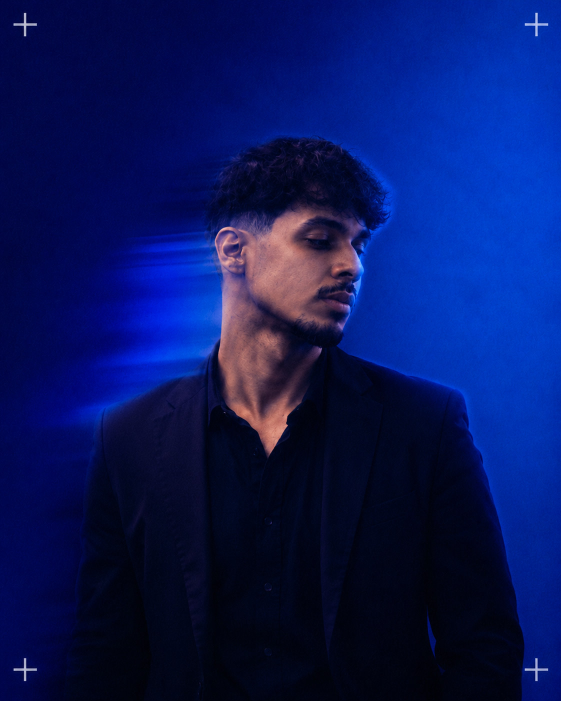
#> input picture images/profile-source.jpg, 1122 x 1402 px (shown at 1/2 size)
$ python make_ascii_svg.py ../images/profile-source.jpg out.png
#> lines starting #> are read from the running program, lines starting #| are printed output that depends on the picture
#!/usr/bin/env python3
"""
Converts a photo into a monochrome ASCII-art portrait rendered as an
animated SVG (terminal window chrome + row-by-row "typing" reveal).

Usage:
    python scripts/make_ascii_svg.py <photo.jpg> <output.svg> [--cols 90] [--title "user@github ~ $ ./portrait.sh"]

To regenerate with a new photo later: replace images/profile-source.jpg and
re-run this script with the same arguments used originally (see the comment
in README.md above the portrait image).
"""
import argparse
import html

from PIL import Image, ImageOps

# Dark-to-light ramp (index 0 = darkest/background-ish, last = brightest)
RAMP = " .:-=+*#%@"

FONT_ASPECT = 0.52  # width/height ratio of a monospace glyph, used to keep proportions


def image_to_ascii_rows(path, cols):
    img = Image.open(path).convert("L")
    img = ImageOps.autocontrast(img, cutoff=1)

    w, h = img.size
    cell_w = w / cols
    cell_h = cell_w / FONT_ASPECT
    rows = max(1, int(h / cell_h))

    img_small = img.resize((cols, rows), Image.LANCZOS)
    pixels = img_small.load()

    ascii_rows = []
    for y in range(rows):
        line = []
        for x in range(cols):
            v = pixels[x, y] / 255.0
            idx = int(v * (len(RAMP) - 1))
            line.append(RAMP[idx])
        ascii_rows.append("".join(line))
    return ascii_rows


def render_svg(rows, title):
    n_rows = len(rows)
    cols = max(len(r) for r in rows) if rows else 0

    font_size = 8.6
    line_h = font_size * 1.14
    char_w = font_size * FONT_ASPECT

    pad_left = 16
    pad_top = 34
    width = int(pad_left * 2 + cols * char_w)
    height = int(pad_top + n_rows * line_h + 16)

    body = []
    row_delay_step = 0.045
    typed_dur = 0.5

    for i, row in enumerate(rows):
        y = pad_top + (i + 1) * line_h - 3
        text_len = len(row) * char_w
        delay = round(i * row_delay_step, 3)
        escaped = html.escape(row)
        body.append(
            f'<clipPath id="r{i}"><rect x="{pad_left}" y="{y - font_size}" height="{font_size + 4}" width="0">'
            f'<animate attributeName="width" from="0" to="{text_len:.1f}" begin="{delay}s" dur="{typed_dur}s" fill="freeze"/>'
            f"</rect></clipPath>"
            f'<g clip-path="url(#r{i})"><text xml:space="preserve" x="{pad_left}" y="{y:.1f}" '
            f'fill="#c9d1d9" font-size="{font_size}" textLength="{text_len:.1f}" lengthAdjust="spacing">{escaped}</text></g>'
        )

    title_escaped = html.escape(title)

    svg = f'''<svg xmlns="http://www.w3.org/2000/svg" width="{width}" height="{height}" viewBox="0 0 {width} {height}" font-family="ui-monospace, SFMono-Regular, Menlo, Consolas, monospace">
<defs><linearGradient id="bg" x1="0" y1="0" x2="0" y2="1"><stop offset="0" stop-color="#111722"/><stop offset="1" stop-color="#0d1117"/></linearGradient></defs>
<rect width="{width}" height="{height}" rx="12" fill="url(#bg)"/>
<rect x="0.5" y="0.5" width="{width - 1}" height="{height - 1}" rx="12" fill="none" stroke="#30363d" stroke-width="1"/>
<line x1="0" y1="26" x2="{width}" y2="26" stroke="#30363d"/>
<circle cx="16" cy="13" r="4.5" fill="#ff5f56"/>
<circle cx="30" cy="13" r="4.5" fill="#ffbd2e"/>
<circle cx="44" cy="13" r="4.5" fill="#27c93f"/>
<text x="{width / 2}" y="17" fill="#7d8590" font-size="11" text-anchor="middle">{title_escaped}</text>
{"".join(body)}
</svg>
'''
    return svg


def main():
    ap = argparse.ArgumentParser()
    ap.add_argument("photo")
    ap.add_argument("output")
    ap.add_argument("--cols", type=int, default=90)
    ap.add_argument("--title", default="mateus@github ~ $ ./portrait.sh")
    args = ap.parse_args()

    rows = image_to_ascii_rows(args.photo, args.cols)
#> in image_to_ascii_rows, `img = Image.open(path).convert("L")`:
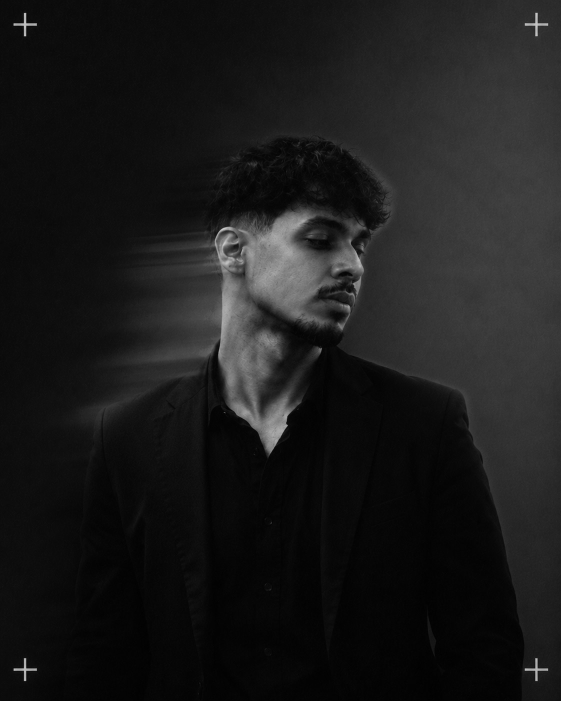
#> img: PIL image 1122x1402 L (shown at 1/2 size); min 0, max 214, mean 26.4
#> in image_to_ascii_rows, `img = ImageOps.autocontrast(img, cutoff=1)`:
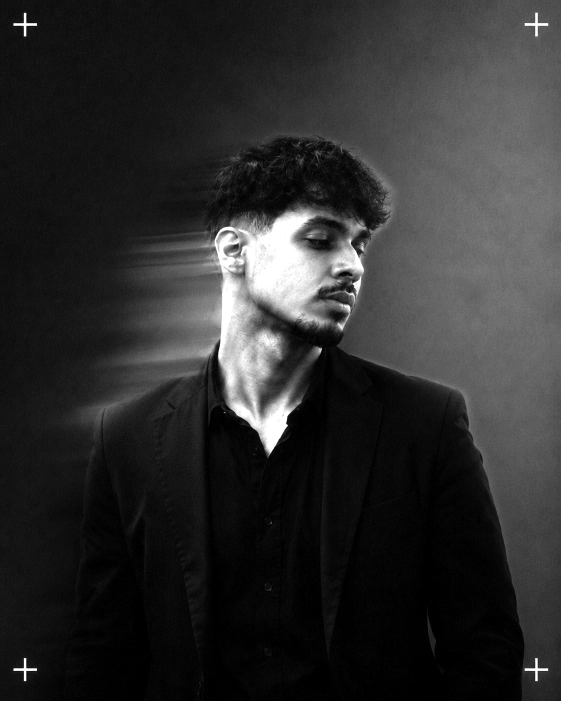
#> img: PIL image 1122x1402 L (shown at 1/2 size); min 0, max 255, mean 45
#> in image_to_ascii_rows, `img_small = img.resize((cols, rows), Image.LANCZOS)`:
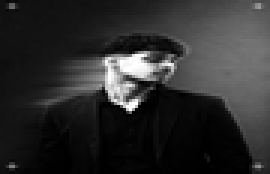
#> img_small: PIL image 90x58 L (shown 3 times larger); min 0, max 255, mean 45
#> after the loop in image_to_ascii_rows, `for y in range(rows):`: ascii_rows = 58 items
#> rows = 58 items
    svg = render_svg(rows, args.title)
#> in render_svg, `n_rows = len(rows)`: n_rows = 58
#> in render_svg, `cols = max(len(r) for r in rows) if rows else 0`: cols = 90
#> in render_svg, `width = int(pad_left * 2 + cols * char_w)`: width = 434
#> in render_svg, `height = int(pad_top + n_rows * line_h + 16)`: height = 618
#> the loop in render_svg, `for i, row in enumerate(rows):` made 58 passes
#> (y, delay) on passes 1 to 12: (40.8, 0), (50.61, 0.045), (60.41, 0.09), (70.22, 0.135), (80.02, 0.18), (89.82, 0.225), (99.63, 0.27), (109.4, 0.315), (119.2, 0.36), (129, 0.405), (138.8, 0.45), (148.6, 0.495)
#> after the loop in render_svg, `for i, row in enumerate(rows):`: body = 58 items

    with open(args.output, "w", encoding="utf-8") as f:
        f.write(svg)

    print(f"Wrote {args.output} ({len(rows)} rows x {args.cols} cols)")
#| Wrote out.png (58 rows x 90 cols)


if __name__ == "__main__":
    main()
